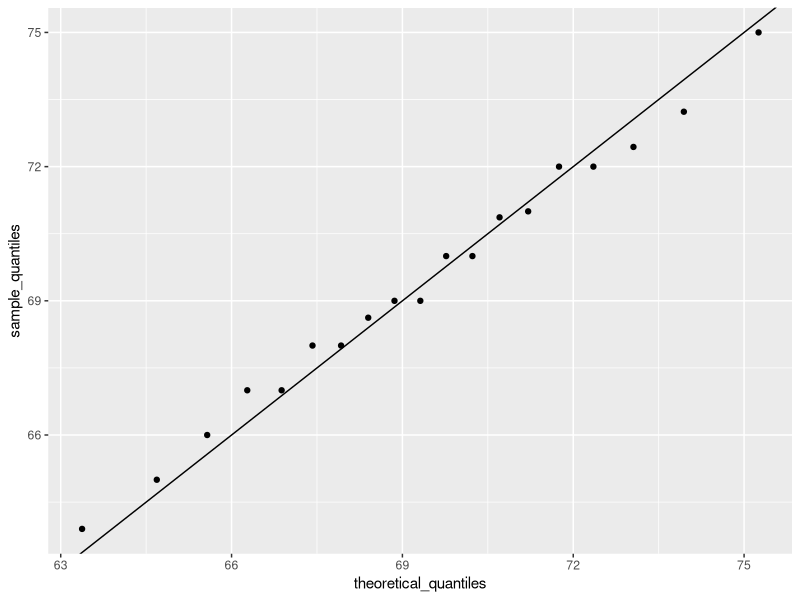
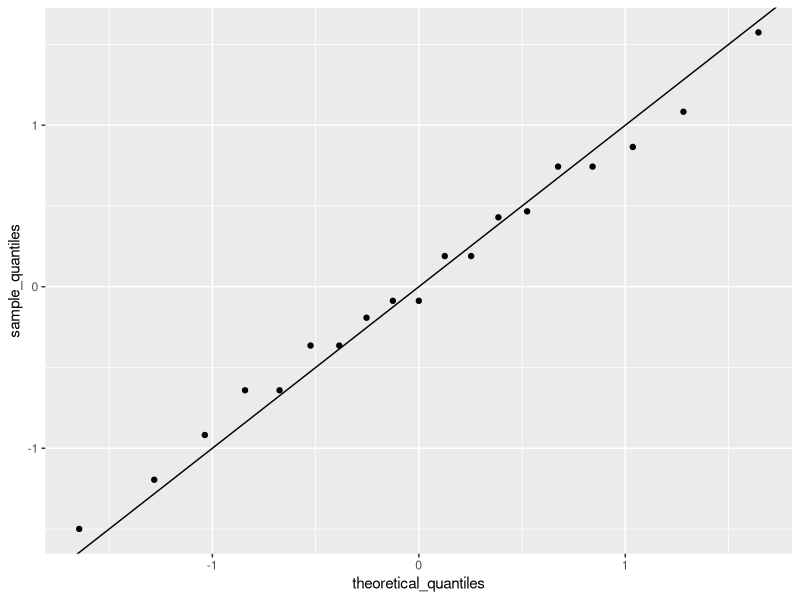
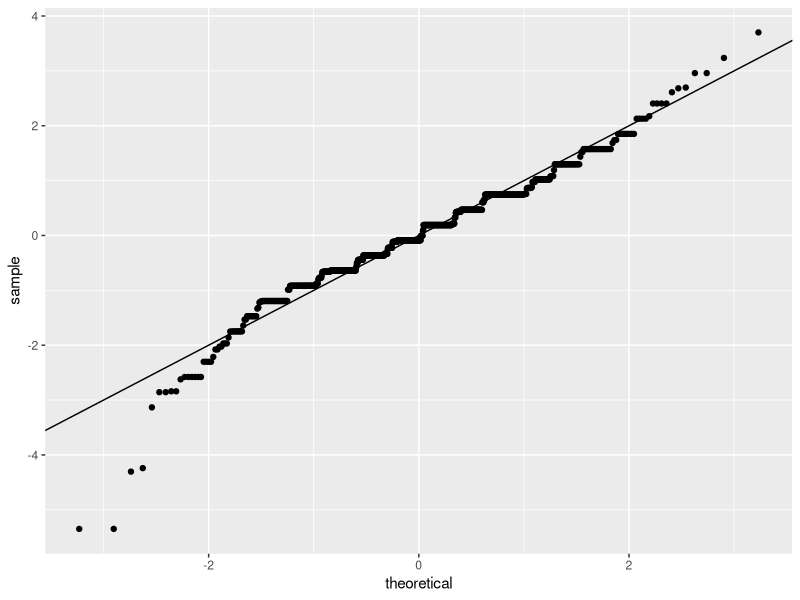
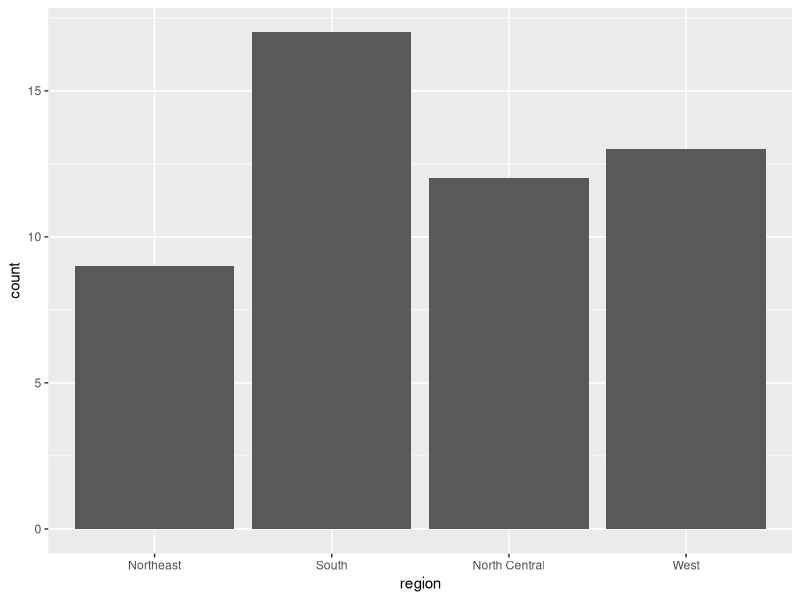
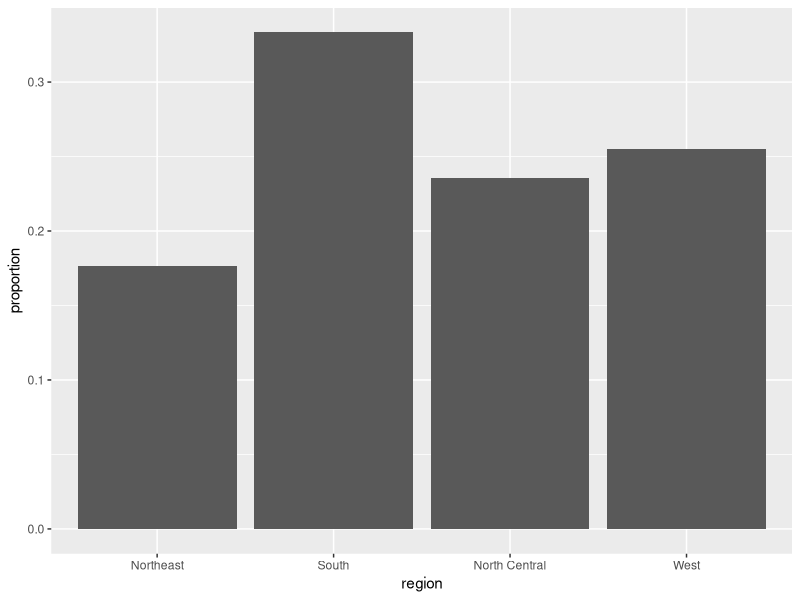
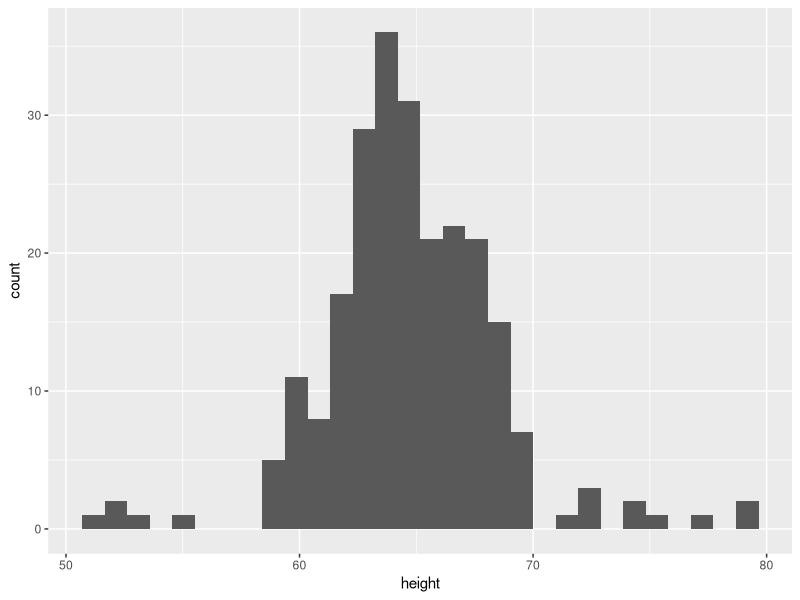
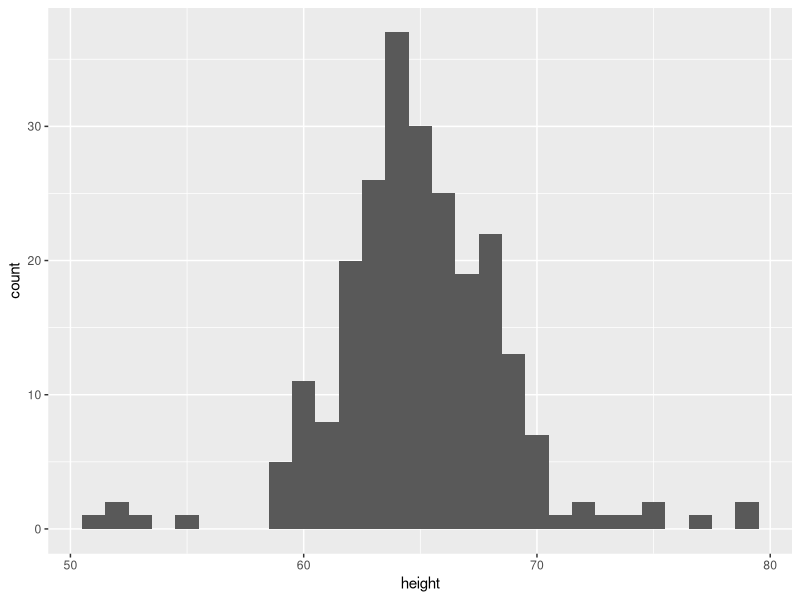
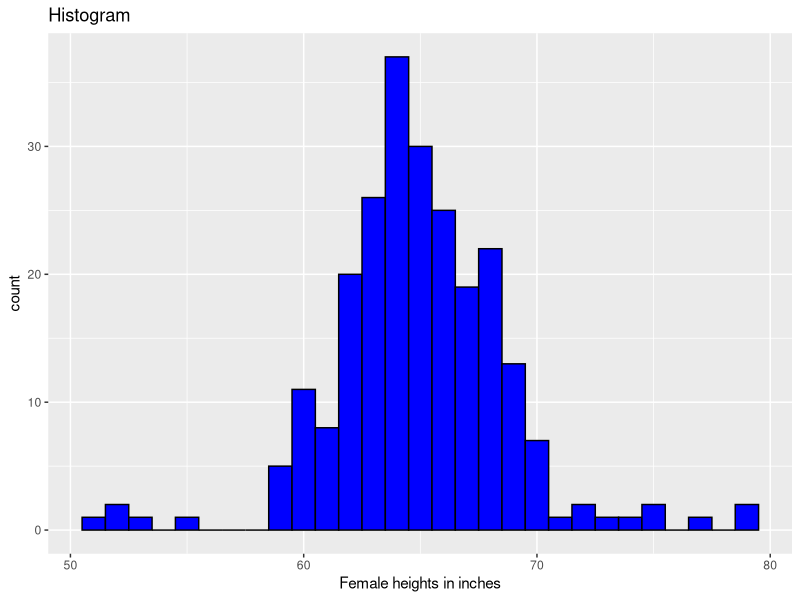

R code for these plots, in order:
## ---- chunk 1
library(tidyverse)
library(dslabs)
data(heights)
## ---- chunk 2
# Female Male
# 0.277 0.773
## ---- chunk 3
#m <- sum(x) / length(x)
## ---- chunk 4
# s <- sqrt(sum((x-mu)^2)/length(x))
## ---- chunk 5
index <- heights$sex == "Male"
x <- heights$height[index]
## ---- chunk 6
m <- mean(x)
s <- sd(x)
c(average = m, sd = s)
## ---- chunk 7
z <- scale(x)
## ---- chunk 8
mean(abs(z) <2)
## ---- chunk 9
pnorm(-1.96)
## ---- chunk 10
qnorm(0.975)
## ---- chunk 11
qnorm(0.975, mean = 5, sd =2)
## ---- chunk 12
mean(x <= 69.5)
## ---- chunk 13
p <- seq(0.05, 0.95, 0.05)
## ---- chunk 14
sample_quantiles <- quantile(x,p)
## ---- chunk 15
theoretical_quantiles <- qnorm(p, mean = mean(x), sd = sd(x))
## ---- chunk 16
qplot(theoretical_quantiles, sample_quantiles) + geom_abline()
## ---- chunk 17
sample_quantiles <- quantile(z, p)
theoretical_quantiles <- qnorm(p)
qplot(theoretical_quantiles, sample_quantiles) + geom_abline()
## ---- chunk 18
heights %>% filter(sex == "Male") %>%
  ggplot(aes(sample = scale(height))) +
  geom_qq() +
  geom_abline()
## ---- chunk 19
heights %>% filter(sex == "Female") %>%
  top_n(5, desc(height)) %>%
  pull(height)
## ---- chunk 20
library(dslabs)
data(heights)
male <- heights$height[heights$sex == "Male"]
female <- heights$height[heights$sex == "Female"]
## ---- chunk 21
str(male)
str(female)
## ---- chunk 22
library(dslabs)
data(heights)
x <- heights$height[heights$sex=="Male"]
## ---- chunk 23
mean(x <= 72 & x >69)
## ---- chunk 24
m <- mean(x)
sd <- sd(x)
pnorm(72, m, sd) - pnorm(69, m, sd)
## ---- chunk 25
mean(x <= 81 & x > 79)
pnorm(81, m, sd) - pnorm(79, m, sd)
## ---- chunk 26
a <- 1 - pnorm(84, 69, 3)
a
## ---- chunk 27
1000000000 * a
## ---- chunk 28
10 / (1000000000 * a)
## ---- chunk 29
150 / (1000000000* (1 - pnorm(80, 69, 3)))
## ---- chunk 30
murders %>% ggplot(aes(region)) + geom_bar()
## ---- chunk 31
data(murders)
tab <- murders %>%
  count(region) %>%
  mutate(proportion = n/sum(n))
tab
## ---- chunk 32
tab %>% ggplot(aes(region, proportion)) + geom_bar(stat = "identity")
## ---- chunk 33
heights %>%
  filter(sex == "Female") %>%
  ggplot(aes(height)) +
  geom_histogram()
## ---- chunk 34
heights %>%
  filter(sex == "Female") %>%
  ggplot(aes(height)) +
  geom_histogram(binwidth = 1)
## ---- chunk 35
heights %>%
  filter(sex == "Female") %>%
  ggplot(aes(height)) +
  geom_histogram(binwidth =1, fill = "blue", col = "black") +
  xlab("Female heights in inches") +
  ggtitle("Histogram")
## ---- chunk 36
heights %>%
  filter(sex == "Female") %>%
  ggplot(aes(height)) +
  geom_density()
## ---- chunk 37
heights %>%
  filter(sex == "Female") %>%
  ggplot(aes(height)) +
  geom_density(fill="blue")
## ---- chunk 38
heights %>%
  filter(sex == "Female") %>%
  ggplot(aes(height)) +
  geom_density(fill = "blue", adjust =2)
## ---- chunk 39
heights %>% ggplot(aes(sex, height)) +
  geom_boxplot()
## ---- chunk 40
heights %>% filter(sex == "Male") %>%
  ggplot(aes(sample = height)) +
  geom_qq()
## ---- chunk 41
params <- heights %>% filter(sex =="Male") %>%
  summarize(mean = mean(height), sd =sd(height))

heights %>% filter(sex == "Male") %>%
  ggplot(aes(sample = height)) +
  geom_qq(dparams = params) +
  geom_abline()
## ---- chunk 42
heights %>% 
  filter(sex=="Male") %>%
  ggplot(aes(sample = scale(height))) + 
  geom_qq() +
  geom_abline()
## ---- chunk 43
x <- expand.grid(x = 1:12, y = 1:10) %>% 
  mutate(z = 1:120) 
## ---- chunk 44
x %>% ggplot(aes(x, y, fill = z)) + 
  geom_raster()
## ---- chunk 45
x %>% ggplot(aes(x, y, fill = z)) + 
  geom_raster() + 
  scale_fill_gradientn(colors =  terrain.colors(10))
## ---- chunk 46
x <- heights %>% 
  filter(sex=="Male") %>% 
  pull(height)
## ---- chunk 47
qplot(x)
## ---- chunk 48
qplot(sample = scale(x)) + geom_abline()
## ---- chunk 49
heights %>% qplot(sex, height, data = .)
## ---- chunk 50
heights %>% qplot(sex, height, data = ., geom = "boxplot")
## ---- chunk 51
qplot(x, geom = "density")
## ---- chunk 52
qplot(x, bins=15, color = I("black"), xlab = "Population")
## ---- chunk 53
heights %>% ggplot(aes(height))
## ---- chunk 54
heights %>% ggplot(aes(height)) +
  geom_histogram()
## ---- chunk 55
heights %>% ggplot(aes(height)) +
  geom_histogram(binwidth = 1)
## ---- chunk 56
heights %>% 
  ggplot(aes(height)) + 
  geom_density(adjust =2 ) 
## ---- chunk 57
heights %>% 
  ggplot(aes(height, group=sex)) +
  geom_density(adjust =2)
## ---- chunk 58
heights %>%
  ggplot(aes(height, col =sex)) +
  geom_density(adjust=2)
## ---- chunk 59
heights %>%
  ggplot(aes(height, fill = sex)) +
  geom_density(adjust =2)
## ---- chunk 60
heights %>%
  ggplot(aes(height, fill = sex)) +
  geom_density(alpha = 0.2, adjust =2)
